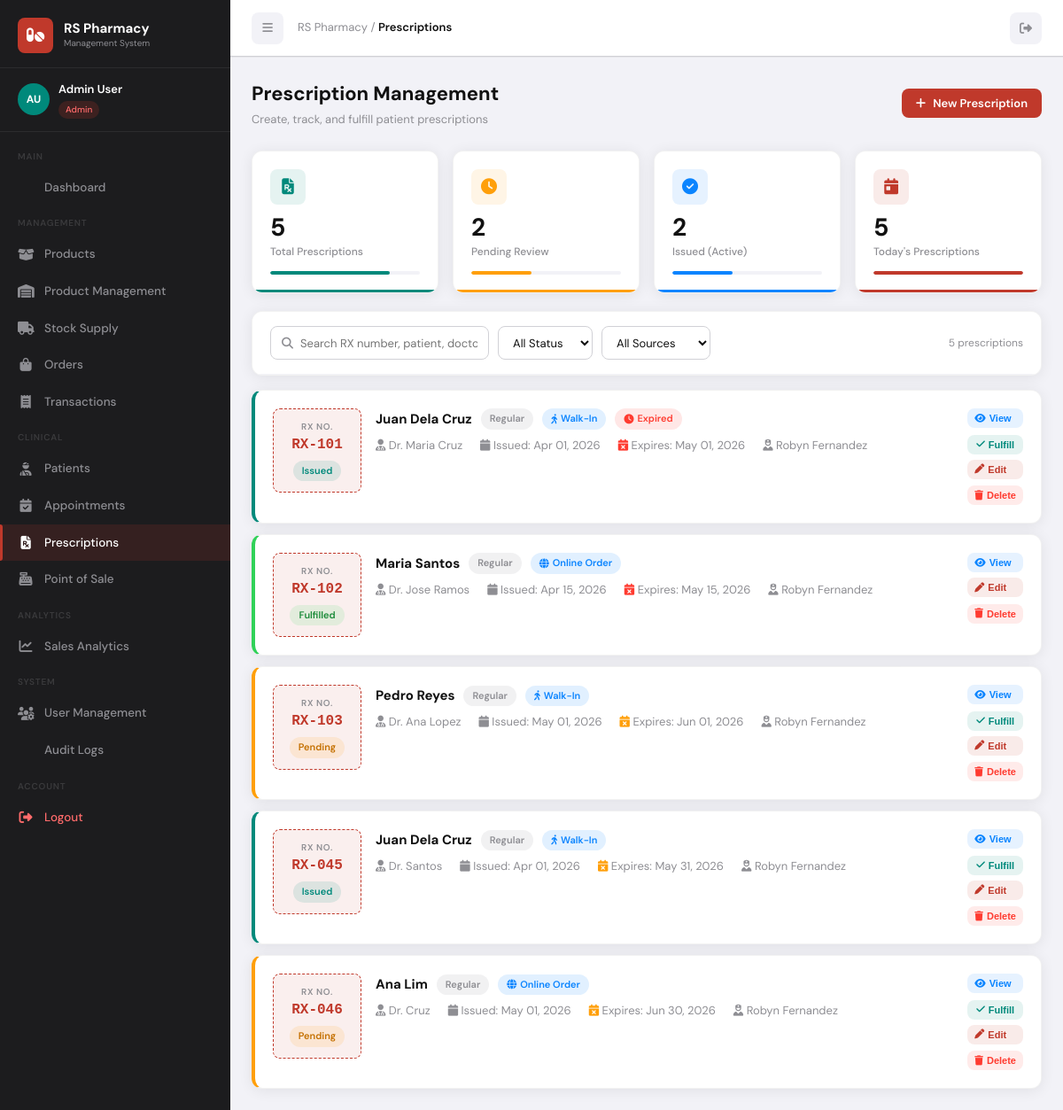
Screenshot of /prescriptions.php (signed in) with the database file from the repository.
### tables this page shows
CREATE TABLE IF NOT EXISTS prescriptions (
    id INT AUTO_INCREMENT PRIMARY KEY,
    rx_number VARCHAR(20) UNIQUE,
    patient_id INT,
    pharmacist_id INT,
    doctor_name VARCHAR(100),
    doctor_license VARCHAR(50),
    issue_date DATE,
    expiry_date DATE,
    status ENUM('Pending','Issued','Fulfilled','Cancelled') DEFAULT 'Pending',
    source ENUM('Online Order','Reservation','Walk-In') DEFAULT 'Walk-In',
    prescription_type ENUM('regular','yellow_pad','controlled') DEFAULT 'regular',
    notes TEXT,
    created_at TIMESTAMP DEFAULT CURRENT_TIMESTAMP,
    updated_at TIMESTAMP DEFAULT CURRENT_TIMESTAMP ON UPDATE CURRENT_TIMESTAMP,
    FOREIGN KEY (patient_id) REFERENCES patients(id) ON DELETE SET NULL,
    FOREIGN KEY (pharmacist_id) REFERENCES pharmacists(id) ON DELETE SET NULL
);

### auth.php (called while the page is built, shortened)
<?php
function getCurrentUser() {
    return [
        'id'         => $_SESSION['user_id'] ?? null,
        'name'       => $_SESSION['user_name'] ?? '',
        'email'      => $_SESSION['user_email'] ?? '',
        'role'       => $_SESSION['user_role'] ?? '',
        'first_name' => $_SESSION['first_name'] ?? '',
        'last_name'  => $_SESSION['last_name'] ?? '',
    ];
}
function formatDate($date) {
    return date('M d, Y', strtotime($date));
}
function sanitize($input) {
    return htmlspecialchars(strip_tags(trim($input)), ENT_QUOTES, 'UTF-8');
}
?>

### prescriptions.php (the view, shortened to what this page needs)
<?php
require_once 'includes/auth.php';
$db   = getDB();
$search     = sanitize($_GET['search'] ?? '');
$where = "WHERE 1";
$prescriptions = [];
$res = $db->query("SELECT rx.*, CONCAT(p.first_name,' ',p.last_name) as patient_name, p.phone as patient_phone, CONCAT(ph_u.first_name,' ',ph_u.last_name) as pharmacist_name FROM prescriptions rx LEFT JOIN patients p ON rx.patient_id=p.id LEFT JOIN pharmacists ph ON rx.pharmacist_id=ph.id LEFT JOIN users ph_u ON ph.user_id=ph_u.id $where ORDER BY rx.created_at DESC");
while ($row = $res->fetch_assoc()) $prescriptions[] = $row;
$totalRx  = $db->query("SELECT COUNT(*) as c FROM prescriptions")->fetch_assoc()['c'];
$pendingRx = $db->query("SELECT COUNT(*) as c FROM prescriptions WHERE status='Pending'")->fetch_assoc()['c'];
$issuedRx  = $db->query("SELECT COUNT(*) as c FROM prescriptions WHERE status='Issued'")->fetch_assoc()['c'];
$todayRx   = $db->query("SELECT COUNT(*) as c FROM prescriptions WHERE DATE(created_at)=CURDATE()")->fetch_assoc()['c'];
?>
<!DOCTYPE html>
<html lang="en">
<head>
    <link rel="stylesheet" href="https://cdnjs.cloudflare.com/ajax/libs/font-awesome/6.5.0/css/all.min.css">
    <link rel="stylesheet" href="assets/css/style.css">
</head>
<body>
<div class="app-wrapper">
    <?php include 'includes/sidebar.php'; ?>
    <div class="main-content">
        <div class="topbar">
            <div class="topbar-left">
                <button class="topbar-btn" onclick="toggleSidebar()"><i class="fas fa-bars"></i></button>
                <div class="page-breadcrumb">RS Pharmacy / <span>Prescriptions</span></div>
            </div>
            <div class="topbar-right">
                <a href="./logout.php" class="topbar-btn"><i class="fas fa-sign-out-alt"></i></a>
            </div>
        </div>
        <div class="page-content">
            <div class="page-header">
                <div><div class="page-title">Prescription Management</div><div class="page-subtitle">Create, track, and fulfill patient prescriptions</div></div>
                <?php if (in_array($user['role'],['admin','pharmacist','staff'])): ?>
                <button class="btn btn-primary" onclick="openRxModal()"><i class="fas fa-plus"></i> New Prescription</button>
                <?php endif; ?>
            </div>
            <div class="stat-grid stat-grid-4" style="margin-bottom:20px;">
                <div class="stat-card teal"><div class="stat-icon teal"><i class="fas fa-file-prescription"></i></div><div class="stat-value"><?=$totalRx?></div><div class="stat-label">Total Prescriptions</div><div class="stat-progress"><div class="stat-progress-bar teal" style="width:80%"></div></div></div>
                <div class="stat-card orange"><div class="stat-icon orange"><i class="fas fa-clock"></i></div><div class="stat-value"><?=$pendingRx?></div><div class="stat-label">Pending Review</div><div class="stat-progress"><div class="stat-progress-bar orange" style="width:<?=min(100,$pendingRx*20)?>%"></div></div></div>
                <div class="stat-card blue"><div class="stat-icon blue"><i class="fas fa-circle-check"></i></div><div class="stat-value"><?=$issuedRx?></div><div class="stat-label">Issued (Active)</div><div class="stat-progress"><div class="stat-progress-bar blue" style="width:<?=min(100,$issuedRx*20)?>%"></div></div></div>
                <div class="stat-card red"><div class="stat-icon red"><i class="fas fa-calendar-day"></i></div><div class="stat-value"><?=$todayRx?></div><div class="stat-label">Today's Prescriptions</div><div class="stat-progress"><div class="stat-progress-bar red" style="width:<?=min(100,$todayRx*20)?>%"></div></div></div>
            </div>
            <div class="table-wrapper" style="margin-bottom:16px;">
                <div class="table-toolbar">
                    <div class="table-toolbar-left">
                        <div class="search-bar"><i class="fas fa-search"></i><input type="text" id="rxSearch" placeholder="Search RX number, patient, doctor..." value="<?=htmlspecialchars($search)?>"></div>
                        <select class="filter-select" id="statusFilter"><option value="">All Status</option></select>
                        <select class="filter-select" id="sourceFilter"><option value="">All Sources</option></select>
                    </div>
                    <div class="table-toolbar-right">
                        <span class="text-muted"><?=count($prescriptions)?> prescriptions</span>
                    </div>
                </div>
            </div>
            <div style="display:flex;flex-direction:column;gap:12px;" id="rxList">
                <?php foreach ($prescriptions as $rx):
                    $expired = $rx['expiry_date'] && strtotime($rx['expiry_date']) < time();
                    $badgeMap = ['Pending'=>'warning','Issued'=>'teal','Fulfilled'=>'success','Cancelled'=>'gray'];
                    $sourceIconMap = ['Walk-In'=>'fa-person-walking','Online Order'=>'fa-globe','Reservation'=>'fa-bookmark'];
                ?>
                <div class="card rx-card <?=$rx['status']?>" data-search="<?=strtolower(sanitize($rx['rx_number'].' '.$rx['patient_name'].' '.$rx['doctor_name']))?>">
                    <div class="card-body">
                        <div style="display:flex;gap:16px;align-items:flex-start;">
                            <div style="background:rgba(192,57,43,0.08);border:1.5px dashed var(--primary);border-radius:var(--radius-sm);padding:12px 16px;text-align:center;flex-shrink:0;min-width:100px;">
                                <div style="font-size:10px;color:var(--gray);font-weight:600;letter-spacing:0.06em;text-transform:uppercase;">Rx No.</div>
                                <div style="font-size:16px;font-weight:800;color:var(--primary);font-family:monospace;"><?=sanitize($rx['rx_number']??'—')?></div>
                                <span class="badge badge-<?=$badgeMap[$rx['status']]??'gray'?>" style="margin-top:4px;"><?=$rx['status']?></span>
                            </div>
                            <div style="flex:1;min-width:0;">
                                <div style="display:flex;align-items:center;gap:10px;flex-wrap:wrap;margin-bottom:8px;">
                                    <div style="font-weight:700;font-size:15px;"><?=sanitize($rx['patient_name']??'Unknown Patient')?></div>
                                    <span class="badge badge-<?=$rx['prescription_type']==='controlled'?'danger':($rx['prescription_type']==='yellow_pad'?'warning':'gray')?>">
                                        <?=ucfirst(str_replace('_',' ',$rx['prescription_type']??'regular'))?>
                                    </span>
                                    <span class="badge badge-info"><i class="fas <?=$sourceIconMap[$rx['source']]??'fa-hospital'?>"></i> <?=$rx['source']?></span>
                                    <?php if($expired && $rx['status']!=='Fulfilled'): ?><span class="badge badge-danger"><i class="fas fa-clock"></i> Expired</span><?php endif; ?>
                                </div>
                                <div style="display:flex;gap:20px;flex-wrap:wrap;font-size:13px;color:var(--gray);">
                                    <span><i class="fas fa-user-md"></i> <?=sanitize($rx['doctor_name']??'—')?><?=$rx['doctor_license']?' ('.$rx['doctor_license'].')':''?></span>
                                    <span><i class="fas fa-calendar"></i> Issued: <?=formatDate($rx['issue_date'])?></span>
                                    <?php if($rx['expiry_date']): ?><span><i class="fas fa-calendar-xmark" style="color:<?=$expired?'var(--danger)':'var(--warning)'?>"></i> Expires: <?=formatDate($rx['expiry_date'])?></span><?php endif; ?>
                                    <?php if($rx['pharmacist_name']): ?><span><i class="fas fa-user-nurse"></i> <?=sanitize($rx['pharmacist_name'])?></span><?php endif; ?>
                                </div>
                            </div>
                            <div style="display:flex;flex-direction:column;gap:6px;flex-shrink:0;">
                                <button class="action-link action-view" onclick='viewRx(<?=json_encode($rx, JSON_HEX_APOS|JSON_HEX_QUOT|JSON_HEX_TAG|JSON_HEX_AMP)?>)'><i class="fas fa-eye"></i> View</button>
                                <?php if (in_array($user['role'],['admin','pharmacist','staff'])): ?>
                                <?php if ($rx['status']==='Issued' || $rx['status']==='Pending'): ?>
                                <form method="POST" style="display:inline;">
                                    <button type="submit" class="action-link action-fulfill" style="width:100%;justify-content:center;"><i class="fas fa-check"></i> Fulfill</button>
                                </form>
                                <?php endif; ?>
                                <button class="action-link action-edit" onclick='editRx(<?=json_encode($rx, JSON_HEX_APOS|JSON_HEX_QUOT|JSON_HEX_TAG|JSON_HEX_AMP)?>)'><i class="fas fa-pen"></i> Edit</button>
                                <form method="POST" style="display:inline;" onsubmit="return confirm('Delete this prescription?')">
                                    <button type="submit" class="action-link action-delete" style="width:100%;justify-content:center;"><i class="fas fa-trash"></i> Delete</button>
                                </form>
                                <?php endif; ?>
                            </div>
                        </div>
                    </div>
                </div>
                <?php endforeach; ?>
            </div>
        </div>
    </div>
</div>
</body>
</html>

### prescriptions.php (style rules this page uses)
.rx-card { border-left:4px solid transparent; }
.rx-card.Pending { border-left-color:var(--warning); }
.rx-card.Issued { border-left-color:var(--teal); }
.rx-card.Fulfilled { border-left-color:var(--success); }

### rows the page displays
prescriptions: rx_number "RX-101", status "Issued", patient_name "Juan Dela Cruz", prescription_type "Regular", source "Walk-In", shows "Expired", doctor_name "Dr. Maria Cruz", issue_date "Apr 01, 2026", expiry_date "May 01, 2026", pharmacist_name "Robyn Fernandez"
prescriptions: rx_number "RX-102", status "Fulfilled", patient_name "Maria Santos", prescription_type "Regular", source "Online Order", doctor_name "Dr. Jose Ramos", issue_date "Apr 15, 2026", expiry_date "May 15, 2026", pharmacist_name "Robyn Fernandez"
prescriptions: rx_number "RX-103", status "Pending", patient_name "Pedro Reyes", prescription_type "Regular", source "Walk-In", doctor_name "Dr. Ana Lopez", issue_date "May 01, 2026", expiry_date "Jun 01, 2026", pharmacist_name "Robyn Fernandez"
prescriptions: rx_number "RX-045", status "Issued", patient_name "Juan Dela Cruz", prescription_type "Regular", source "Walk-In", doctor_name "Dr. Santos", issue_date "Apr 01, 2026", expiry_date "May 31, 2026", pharmacist_name "Robyn Fernandez"
prescriptions: rx_number "RX-046", status "Pending", patient_name "Ana Lim", prescription_type "Regular", source "Online Order", doctor_name "Dr. Cruz", issue_date "May 01, 2026", expiry_date "Jun 30, 2026", pharmacist_name "Robyn Fernandez"

### other values shown
substr($user['first_name'], 0, 1) . substr($user['last_name'], 0, 1) "AU"
$user['first_name'] . ' ' . $user['last_name'] "Admin User"
$user['role'] "Admin"
$totalRx "5"
$pendingRx "2"
$issuedRx "2"
$todayRx "5"
count($prescriptions) "5"
